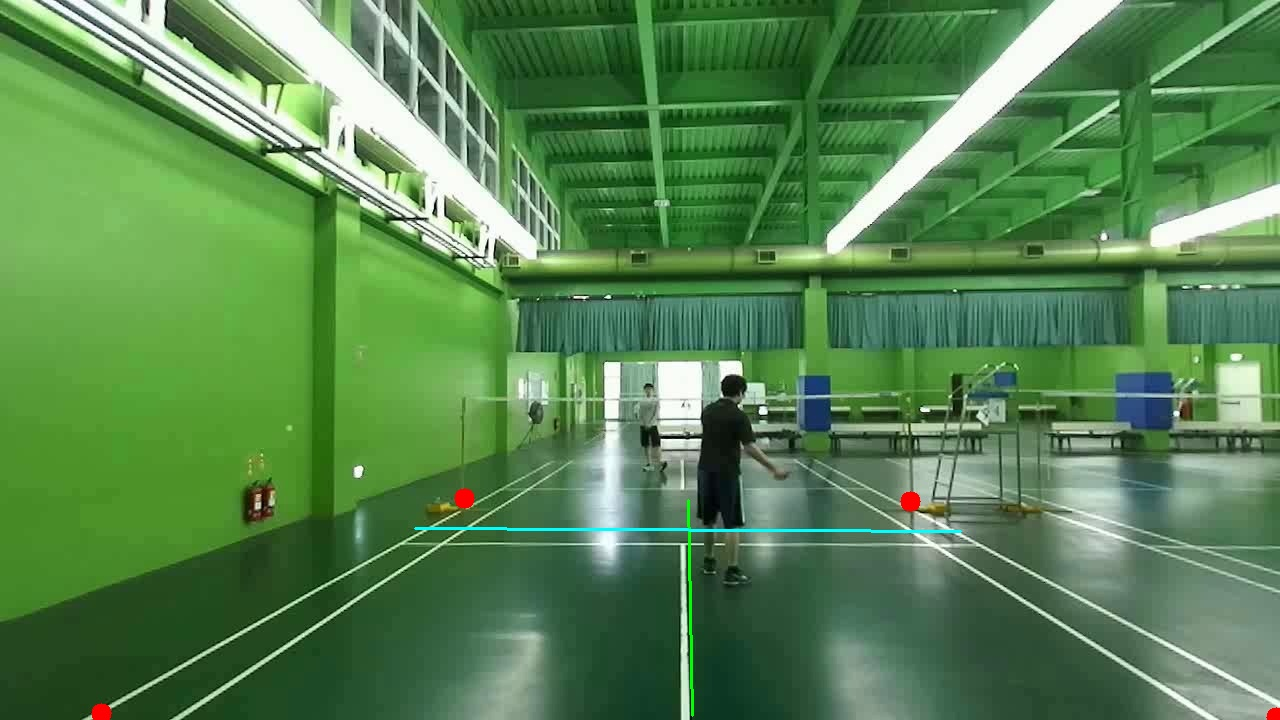
#> input picture backend/storage/test_calibration_profile.jpg, 1280 x 720 px
$ python -i mask_generator.py   (imports and definitions only)
#> lines starting #> are read from the running program, lines starting #| are printed output that depends on the picture; after the words box and inside, x2 and y2 are one past the last pixel; in counts of white or black regions, pixels touching at a corner belong together
#> further down, picture is the input picture: shape (720, 1280, 3); mean B, G, R 81.1, 132.2, 86.6
"""Court line mask generation from RGB image using multi-colorspace analysis

This module provides the MaskGenerator class for extracting court line masks
from RGB images using ensemble methods across multiple colorspaces (HSV, YCbCr, LAB).

Implementation extracted from legacy/s_analysis_cp_pl.py (lines 833-910)
"""

import cv2
import numpy as np
from pathlib import Path
from typing import Tuple, Optional, Dict


class MaskGenerator:
    """
    Generate court line mask using multi-colorspace analysis.

    Uses conservative ensemble mode: HSV AND YCbCr AND LAB
    This provides high precision for white line detection.

    Thresholds (from legacy code):
    - HSV: S < 90, V > 150 (low saturation, high value = white)
    - YCbCr: Y > 200 (high luminance = bright)
    - LAB: L > 200 (high lightness = white)

    Example:
        >>> generator = MaskGenerator()
        >>> mask = generator.generate(bgr_image)
        >>> # mask is binary 0/255 where 255 = detected court lines
    """

    def __init__(self,
                 ensemble_mode: str = 'conservative',
                 save_intermediate: bool = False):
        """
        Initialize mask generator.

        Args:
            ensemble_mode: Only 'conservative' is implemented (HSV AND YCbCr AND LAB)
            save_intermediate: Save intermediate analysis results
        """
        if ensemble_mode != 'conservative':
            raise ValueError(f"Only 'conservative' mode is implemented, got: {ensemble_mode}")

        self.ensemble_mode = ensemble_mode
        self.save_intermediate = save_intermediate

        # Thresholds from legacy code (lines 852-854)
        # All modes use same thresholds, only operation differs
        self.s_max = 90
        self.v_min = 150
        self.y_min = 200
        self.l_min = 200

    def generate(self,
                 bgr_img: np.ndarray,
                 out_dir: Optional[Path] = None) -> np.ndarray:
        """
        Generate court line mask from BGR image.

        Implementation from legacy/s_analysis_cp_pl.py lines 840-883

        Args:
            bgr_img: Input BGR image (H, W, 3)
            out_dir: Optional output directory for intermediate results

        Returns:
            Binary mask (0/255) of detected court lines
            Shape: (H, W) uint8
        """
        # Step 1: Convert to color spaces (lines 840-842)
        hsv = cv2.cvtColor(bgr_img, cv2.COLOR_BGR2HSV)
#> hsv: shape (720, 1280, 3); mean H, S, V 59.3, 117.1, 132.7
        ycbcr = cv2.cvtColor(bgr_img, cv2.COLOR_BGR2YCrCb)
#> ycbcr: shape (720, 1280, 3); mean of channels 0, 1, 2 112.7, 109.3, 110.2
        lab = cv2.cvtColor(bgr_img, cv2.COLOR_BGR2LAB)
#> lab: shape (720, 1280, 3); mean of channels 0, 1, 2 128.9, 102.5, 150.6

        # Step 2: Extract channels (lines 844-846)
        _, s_ch, v_ch = cv2.split(hsv)
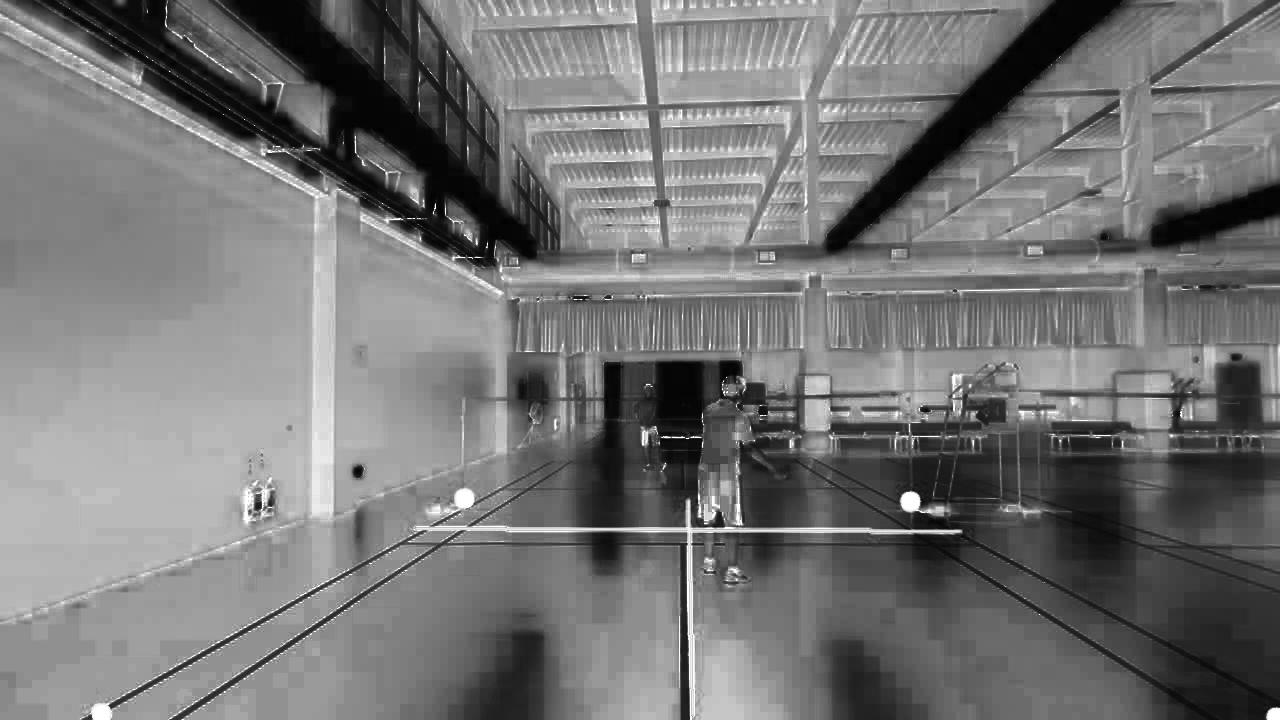
#> s_ch: shape (720, 1280); min 0, max 255, mean 117.1
        y_ch, _, _ = cv2.split(ycbcr)
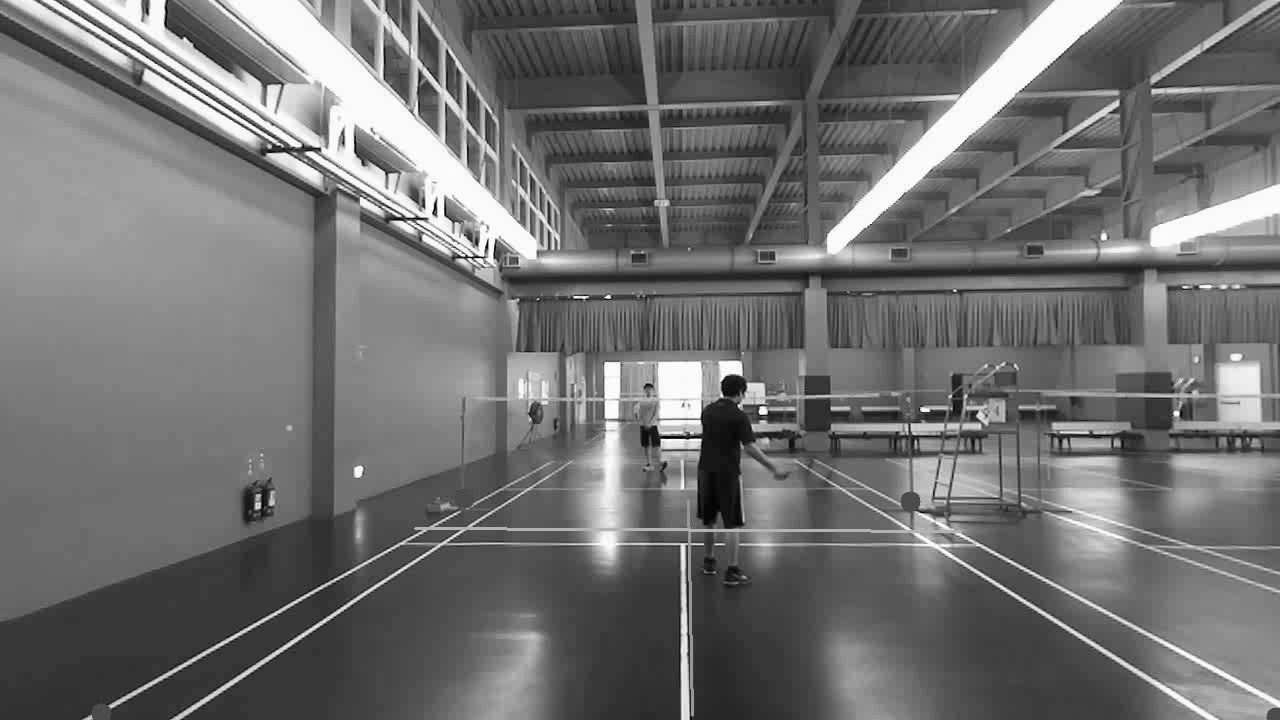
#> y_ch: shape (720, 1280); min 1, max 255, mean 112.7
        l_ch, _, _ = cv2.split(lab)

        # Step 3: Apply thresholds (line 878-880)
        # Note: astype(np.uint8) converts True/False to 1/0
        mask_hsv = ((s_ch < self.s_max) & (v_ch > self.v_min)).astype(np.uint8)
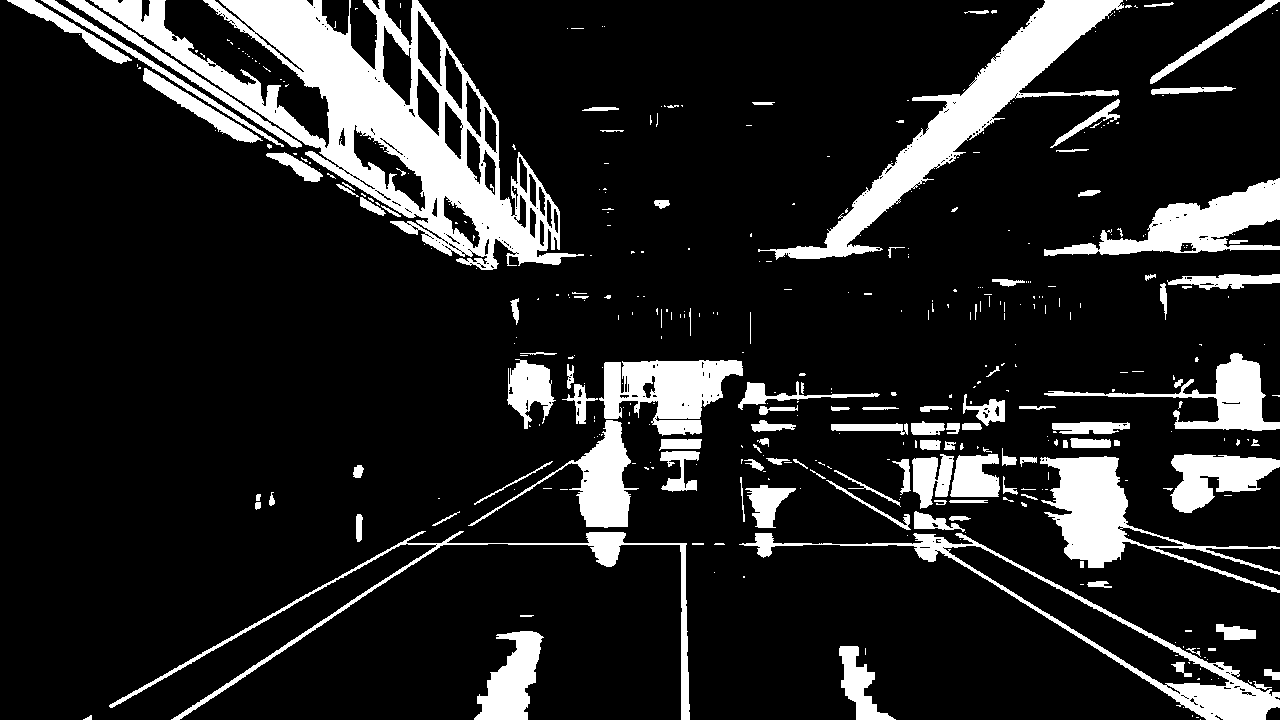
#> mask_hsv: shape (720, 1280); values 0 (black) and 1 (white), 14.4% white; 414 white regions (299 under 20 px), largest, box (x1, y1, x2, y2) and area: (90, 0, 584, 270) 35745, (758, 0, 1124, 260) 15043, (1040, 456, 1280, 593) 8022
        mask_ycbcr = (y_ch > self.y_min).astype(np.uint8)
#> mask_ycbcr: shape (720, 1280); values 0 (black) and 1 (white), 7.2% white; 394 white regions (304 under 20 px), largest, box (x1, y1, x2, y2) and area: (97, 0, 539, 267) 24901, (827, 0, 1123, 258) 12020, (1150, 184, 1280, 253) 3501
        mask_lab = (l_ch > self.l_min).astype(np.uint8)
#> mask_lab: shape (720, 1280); values 0 (black) and 1 (white), 8.4% white; 393 white regions (298 under 20 px), largest, box (x1, y1, x2, y2) and area: (97, 0, 584, 267) 28045, (780, 0, 1123, 260) 12653, (109, 421, 1280, 720) 8955

        # Step 4: Conservative ensemble - AND operation (line 883)
        mask_final = (mask_hsv & mask_ycbcr & mask_lab) * 255
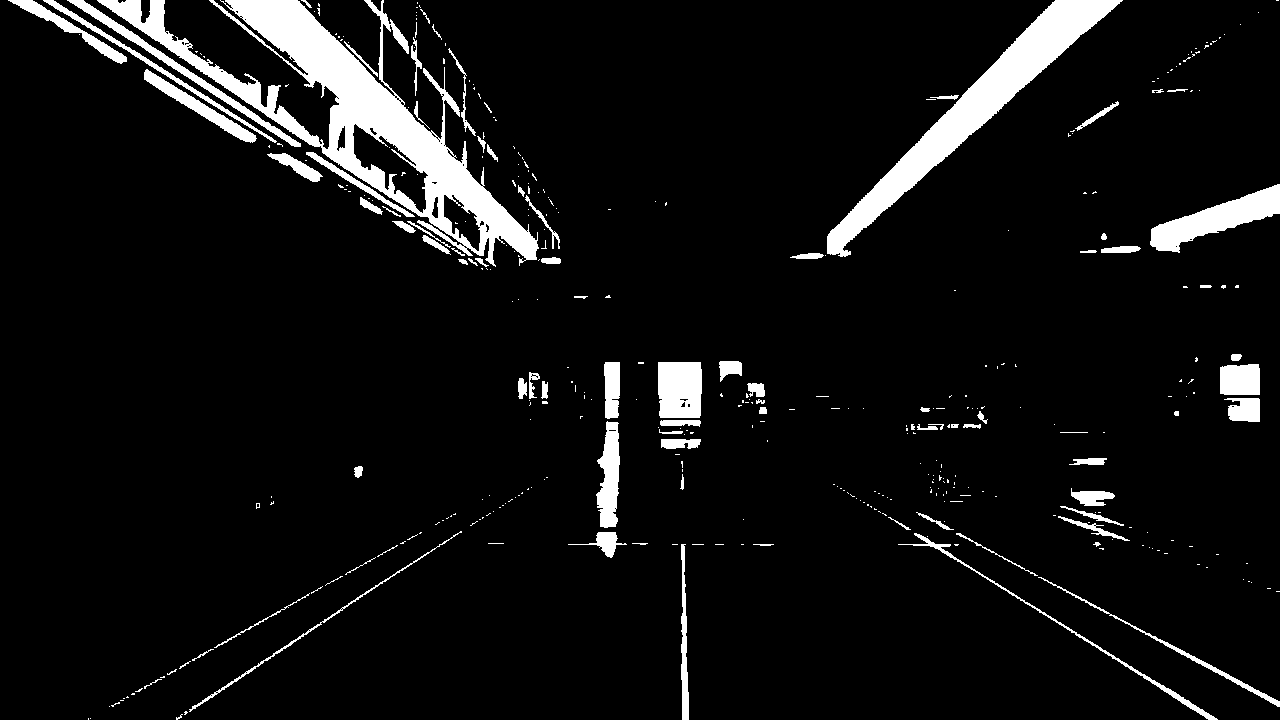
#> mask_final: shape (720, 1280); 7.1% white; 392 white regions (302 under 20 px), largest, box (x1, y1, x2, y2) and area: (97, 0, 539, 267) 23954, (827, 0, 1123, 257) 12002, (1150, 184, 1280, 253) 3501

        # Step 5: Save intermediate results if requested
        if self.save_intermediate and out_dir is not None:
            from .utils import save_image

            # Save individual channel masks
            save_image(out_dir, "mask_hsv", mask_hsv * 255)
            save_image(out_dir, "mask_ycbcr", mask_ycbcr * 255)
            save_image(out_dir, "mask_lab", mask_lab * 255)

            # Save final ensemble mask (this is the key output!)
            save_image(out_dir, "mask_ensemble_conservative", mask_final)

        return mask_final

>>> import cv2
>>> picture = cv2.imread('../../../../../backend/storage/test_calibration_profile.jpg')
>>> result = MaskGenerator().generate(picture)
